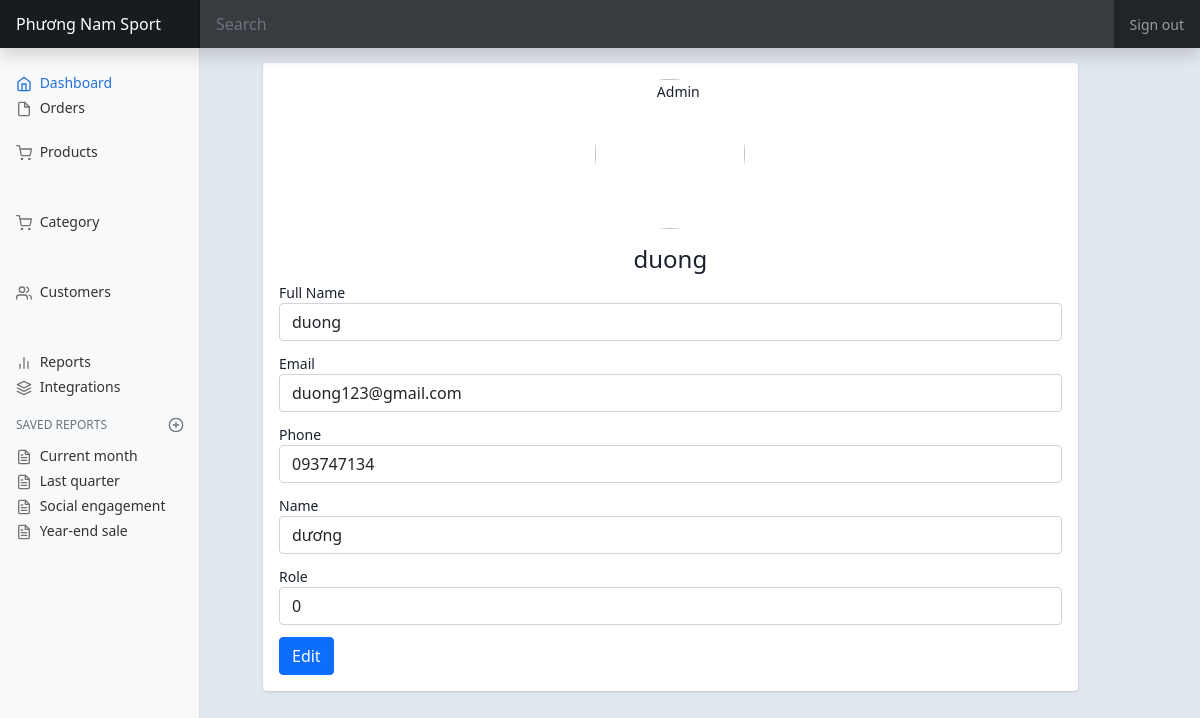
Page /Admin_view/user/update_user.php?id=10 on the committed database.
### tables this page shows
CREATE TABLE `users` (
  `user_id` int(11) NOT NULL,
  `name` varchar(35) NOT NULL,
  `phone` varchar(10) NOT NULL,
  `username` varchar(30) NOT NULL,
  `password` varchar(26) NOT NULL,
  `email` varchar(35) NOT NULL,
  `role` int(11) NOT NULL
);

### Admin_view/user/update_user.php (the view, shortened to what this page needs)
<html lang="en">
<head>
  <link rel="stylesheet" href="https://getbootstrap.com/docs/5.1/dashboard.css">
  <link rel="stylesheet" href="https://getbootstrap.com/docs/5.1/dashboard.rtl.css">
  <link href="https://cdn.jsdelivr.net/npm/summernote@0.8.18/dist/summernote.min.css" rel="stylesheet">
  <link href="https://getbootstrap.com/docs/5.1/dist/css/bootstrap.min.css" rel="stylesheet">
  <link href="/BTL_PHP/Admin_view/dashboard.css " rel="stylesheet">
  <link href="./styles_user_update.css" rel="stylesheet">
</head>
<body>
  <?php
  include '../include/header.php';
  require_once "../../database/config.php";
  ?>
  <div>
    <?php
    include '../include/nav.php';
    ?>
  </div>
  <div class="container-fluid">
    <div class="row">
      <main class="col-md-9 ms-sm-auto col-lg-10 px-md-4">
        <?php
        $id = $_GET['id'];
        $sql = "SELECT * FROM users WHERE user_id=$id";
        $result = $mysqli->query($sql);
        $user = $result->fetch_assoc();
        ?>
        <div class="container">
          <form class="form-inline">
            <div class="main-body">
              <div class="row gutters-sm">
                <div class="col-md-4 mb-3">
                  <div class="card">
                    <div class="card-body">
                      <div class="d-flex flex-column align-items-center text-center">
                        <img src="https://bootdey.com/img/Content/avatar/avatar7.png" alt="Admin" class="rounded-circle"
                          width="150">
                        <div class="mt-3">
                          <h4><?php echo $user['username'] ?></h4>
                        </div>
                      </div>
                      <div class="form-group">
                        <label for="inputAddress">Full Name</label>
                        <input type="text" class="form-control" id="inputAddress" placeholder="Enter your fullname"
                          value="<?php echo $user['username'] ?>">
                      </div>
                      <div class="form-group">
                        <label for="inputAddress2">Email</label>
                        <input type="text" class="form-control" id="inputAddress2" placeholder="Enter your email"
                          value="<?php echo $user['email'] ?>">
                      </div>
                      <div class="form-group">
                        <label for="inputAddress">Phone</label>
                        <input type="text" class="form-control" id="inputAddress" placeholder="Enter your phone"
                          value="<?php echo $user['phone'] ?>">
                      </div>
                      <div class="form-group">
                        <label for="inputAddress2">Name</label>
                        <input type="text" class="form-control" id="inputAddress2" placeholder="Enter your name"
                          value="<?php echo $user['name'] ?>">
                      </div>
                      <div class="form-group">
                        <label for="inputAddress2">Role</label>
                        <input type="text" class="form-control" id="inputAddress2" placeholder="Enter role"
                          value="<?php echo $user['role'] ?>">
                      </div>
                      <button type="submit" class="btn btn-primary">Edit</button>
                    </div>
                  </div>
                </div>
              </div>
            </div>
          </form>
        </div>
      </main>
    </div>
  </div>
  <link href="https://cdnjs.cloudflare.com/ajax/libs/summernote/0.8.12/summernote-lite.css" rel="stylesheet">
</body>
</html>

### Admin_view/dashboard.css (style rules this page uses)
body { font-size: .875rem; }

### Admin_view/user/styles_user_update.css (style rules this page uses)
body { color: #1a202c; text-align: left; background-color: #e2e8f0; }
.main-body { padding: 15px; }
.card { box-shadow: 0 1px 3px 0 rgba(0, 0, 0, 0.1), 0 1px 2px 0 rgba(0, 0, 0, 0.06); }
.card { position: relative; display: flex; flex-direction: column; min-width: 0; word-wrap: break-word; background-color: #fff; background-clip: border-box; border: 0 solid rgba(0, 0, 0, 0.125); border-radius: 0.25rem; }
.card-body { flex: 1 1 auto; min-height: 1px; padding: 1rem; }
.gutters-sm { margin-right: -8px; margin-left: -8px; }
.gutters-sm > .col, .gutters-sm > [class*="col-"] { padding-right: 8px; padding-left: 8px; }
.mb-3, .my-3 { margin-bottom: 1rem !important; }
.col-md-4 { width: 93.333333% !important; }
.form-group { margin-bottom: 12px; }

### Admin_view/user/update_user.php (style rules this page uses)
.col-md-4 { width: 93.333333% !important; }
.form-group { margin-bottom: 12px; }

### rows in the picture
users: username "duong", email "duong123@gmail.com", phone "093747134", name "dương", role "0"
